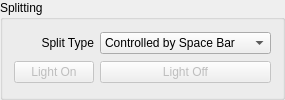
             <widget class="QGroupBox" name="m_splitTypeBox">
              <property name="enabled">
               <bool>true</bool>
              </property>
              <property name="sizePolicy">
               <sizepolicy hsizetype="Expanding" vsizetype="Fixed">
                <horstretch>0</horstretch>
                <verstretch>0</verstretch>
               </sizepolicy>
              </property>
              <property name="minimumSize">
               <size>
                <width>0</width>
                <height>0</height>
               </size>
              </property>
              <property name="baseSize">
               <size>
                <width>0</width>
                <height>7</height>
               </size>
              </property>
              <property name="title">
               <string>Splitting</string>
              </property>
              <layout class="QGridLayout" name="gridLayout_2">
               <property name="sizeConstraint">
                <enum>QLayout::SetDefaultConstraint</enum>
               </property>
               <item row="0" column="1">
                <widget class="QComboBox" name="m_splitType">
                 <property name="sizePolicy">
                  <sizepolicy hsizetype="Expanding" vsizetype="Fixed">
                   <horstretch>0</horstretch>
                   <verstretch>0</verstretch>
                  </sizepolicy>
                 </property>
                 <property name="currentIndex">
                  <number>0</number>
                 </property>
                 <item>
                  <property name="text">
                   <string>Controlled by Space Bar</string>
                  </property>
                 </item>
                 <item>
                  <property name="text">
                   <string>Controlled by Light On/Off</string>
                  </property>
                 </item>
                </widget>
               </item>
               <item row="3" column="1">
                <widget class="QPushButton" name="m_LP_lightOff">
                 <property name="enabled">
                  <bool>false</bool>
                 </property>
                 <property name="sizePolicy">
                  <sizepolicy hsizetype="Expanding" vsizetype="Fixed">
                   <horstretch>0</horstretch>
                   <verstretch>0</verstretch>
                  </sizepolicy>
                 </property>
                 <property name="text">
                  <string>Light Off</string>
                 </property>
                </widget>
               </item>
               <item row="3" column="0">
                <widget class="QPushButton" name="m_LP_lightOn">
                 <property name="enabled">
                  <bool>false</bool>
                 </property>
                 <property name="sizePolicy">
                  <sizepolicy hsizetype="Expanding" vsizetype="Fixed">
                   <horstretch>0</horstretch>
                   <verstretch>0</verstretch>
                  </sizepolicy>
                 </property>
                 <property name="text">
                  <string>Light On</string>
                 </property>
                </widget>
               </item>
               <item row="0" column="0">
                <widget class="QLabel" name="label_split_type">
                 <property name="sizePolicy">
                  <sizepolicy hsizetype="Expanding" vsizetype="Preferred">
                   <horstretch>0</horstretch>
                   <verstretch>0</verstretch>
                  </sizepolicy>
                 </property>
                 <property name="text">
                  <string>Split Type</string>
                 </property>
                 <property name="alignment">
                  <set>Qt::AlignRight|Qt::AlignTrailing|Qt::AlignVCenter</set>
                 </property>
                </widget>
               </item>
              </layout>
             </widget>
